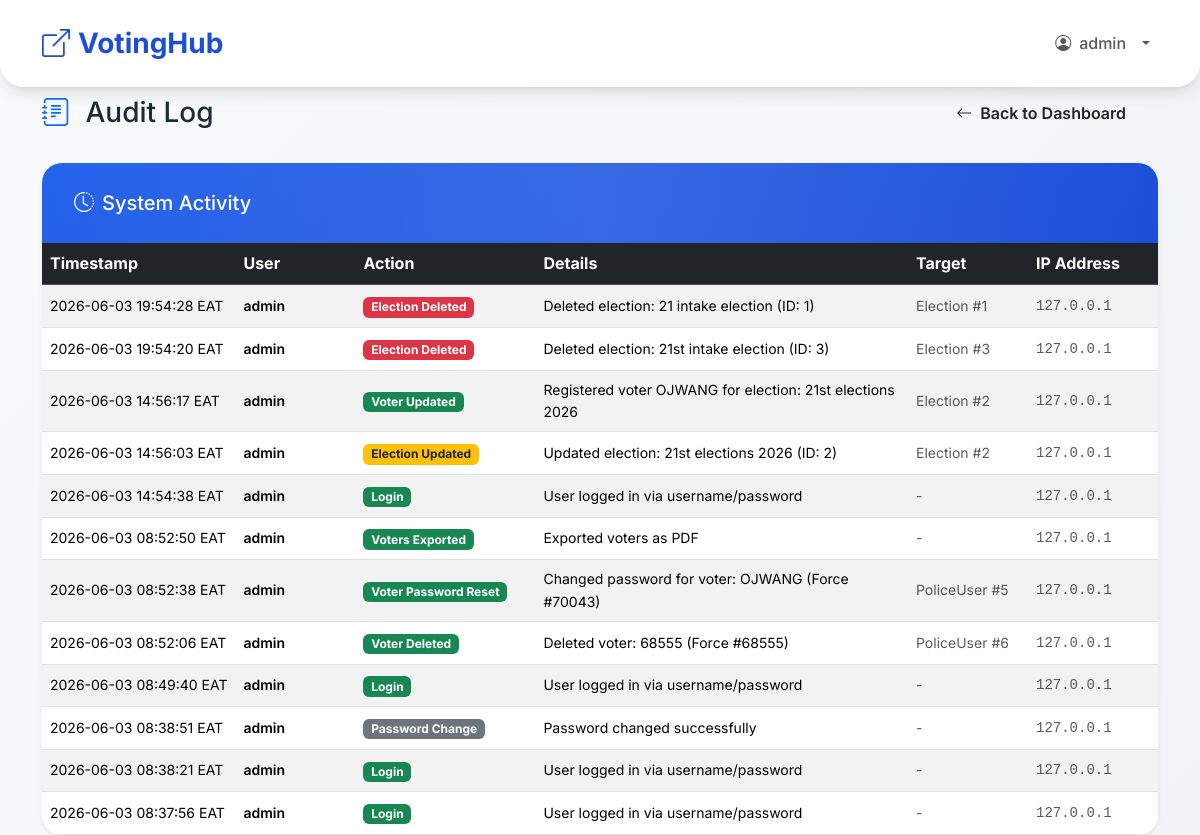
The page /polls/admin/audit-log/ (signed in) on the database as committed earlier.
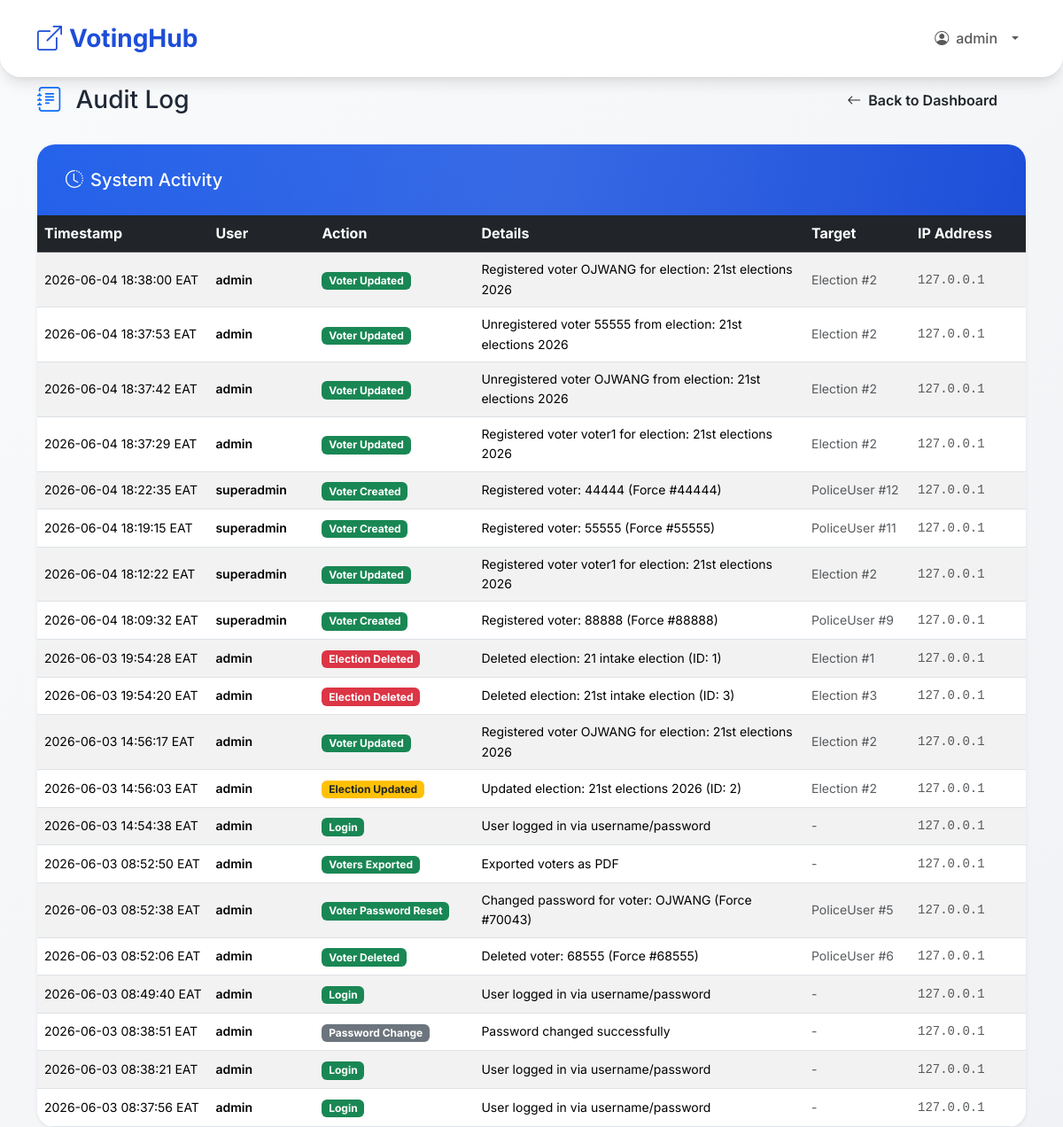
The same page on the database as committed later.
### polls/models.py (models this page shows, shortened)
class PoliceUser(AbstractUser):
    force_number = models.CharField(
        max_length=50,
        unique=True,
        help_text="Force Number"
    )
    rank = models.CharField(
        max_length=50,
        choices=[
            ('PC', 'PC'),
            ('CPL', 'CPL'),
            ('SGT', 'SGT'),
            ('S/SGT', 'S/SGT'),
            ('HCM', 'HCM'),
            ('AIP', 'AIP'),
            ('IP', 'IP'),
            ('ASP', 'ASP'),
            ('SP', 'SP'),
            ('SSP', 'SSP'),
            ('ACP', 'ACP'),
            ('CP', 'CP'),
        ]
    )
    station = models.CharField(max_length=100)
    phone = models.CharField(max_length=15, blank=True)
    otp_code = models.CharField(max_length=6, blank=True, null=True)
    otp_expiry = models.DateTimeField(blank=True, null=True)
    is_active_voter = models.BooleanField(default=False)
    role = models.CharField(
        max_length=20,
        choices=[
            ('SUPER_ADMIN', 'Super Admin'),
            ('ADMIN', 'Election Admin'),
            ('VOTER', 'Voter'),
        ],
        default='VOTER'
    )
    must_change_password = models.BooleanField(default=True)

class AuditLog(models.Model):
    ACTION_LOGIN = 'LOGIN'
    ACTION_LOGOUT = 'LOGOUT'
    ACTION_VOTE = 'VOTE'
    ACTION_PASSWORD_CHANGE = 'PASSWORD_CHANGE'
    ACTION_ADMIN_CREATE = 'ADMIN_CREATE'
    ACTION_ADMIN_UPDATE = 'ADMIN_UPDATE'
    ACTION_ADMIN_DELETE = 'ADMIN_DELETE'
    ACTION_ELECTION_CREATE = 'ELECTION_CREATE'
    ACTION_ELECTION_UPDATE = 'ELECTION_UPDATE'
    ACTION_ELECTION_DELETE = 'ELECTION_DELETE'
    ACTION_ELECTION_TOGGLE = 'ELECTION_TOGGLE'
    ACTION_CANDIDATE_CREATE = 'CANDIDATE_CREATE'
    ACTION_CANDIDATE_UPDATE = 'CANDIDATE_UPDATE'
    ACTION_CANDIDATE_DELETE = 'CANDIDATE_DELETE'
    ACTION_VOTER_CREATE = 'VOTER_CREATE'
    ACTION_VOTER_UPDATE = 'VOTER_UPDATE'
    ACTION_VOTER_DELETE = 'VOTER_DELETE'
    ACTION_VOTER_RESET_PASSWORD = 'VOTER_RESET_PASSWORD'
    ACTION_VOTER_BULK_CREATE = 'VOTER_BULK_CREATE'
    ACTION_POSITION_CREATE = 'POSITION_CREATE'
    ACTION_POSITION_UPDATE = 'POSITION_UPDATE'
    ACTION_POSITION_DELETE = 'POSITION_DELETE'
    ACTION_EXPORT_VOTERS = 'EXPORT_VOTERS'
    ACTION_EXPORT_CANDIDATES = 'EXPORT_CANDIDATES'
    ACTION_EXPORT_RESULTS = 'EXPORT_RESULTS'
    ACTION_CHOICES = [
        (ACTION_LOGIN, 'Login'),
        (ACTION_LOGOUT, 'Logout'),
        (ACTION_VOTE, 'Vote Cast'),
        (ACTION_PASSWORD_CHANGE, 'Password Change'),
        (ACTION_ADMIN_CREATE, 'Admin Create (Legacy)'),
        (ACTION_ADMIN_UPDATE, 'Admin Update (Legacy)'),
        (ACTION_ADMIN_DELETE, 'Admin Delete (Legacy)'),
        (ACTION_ELECTION_CREATE, 'Election Created'),
        (ACTION_ELECTION_UPDATE, 'Election Updated'),
        (ACTION_ELECTION_DELETE, 'Election Deleted'),
        (ACTION_ELECTION_TOGGLE, 'Election Toggled'),
        (ACTION_CANDIDATE_CREATE, 'Candidate Created'),
        (ACTION_CANDIDATE_UPDATE, 'Candidate Updated'),
        (ACTION_CANDIDATE_DELETE, 'Candidate Deleted'),
        (ACTION_VOTER_CREATE, 'Voter Created'),
        (ACTION_VOTER_UPDATE, 'Voter Updated'),
        (ACTION_VOTER_DELETE, 'Voter Deleted'),
        (ACTION_VOTER_RESET_PASSWORD, 'Voter Password Reset'),
        (ACTION_VOTER_BULK_CREATE, 'Voters Bulk Created'),
        (ACTION_POSITION_CREATE, 'Position Created'),
        (ACTION_POSITION_UPDATE, 'Position Updated'),
        (ACTION_POSITION_DELETE, 'Position Deleted'),
        (ACTION_EXPORT_VOTERS, 'Voters Exported'),
        (ACTION_EXPORT_CANDIDATES, 'Candidates Exported'),
        (ACTION_EXPORT_RESULTS, 'Results Exported'),
    ]
    user = models.ForeignKey(PoliceUser, on_delete=models.CASCADE, related_name='audit_logs')
    action = models.CharField(max_length=30, choices=ACTION_CHOICES)
    ip_address = models.GenericIPAddressField(null=True, blank=True)
    details = models.TextField()
    target_model = models.CharField(max_length=50, blank=True)
    target_id = models.IntegerField(null=True, blank=True)
    timestamp = models.DateTimeField(auto_now_add=True)
    class Meta:
        ordering = ['-timestamp']

### polls/views_admin.py (the view)
# urls.py: path('admin/audit-log/', views_admin.audit_log, name='audit_log'),
@login_required
@user_passes_test(is_admin)
def audit_log(request):
    logs = AuditLog.objects.all().select_related('user').order_by('-timestamp')[:500]
    return render(request, 'polls/audit_log.html', {'logs': logs})

### polls/views_admin.py (called while the page is built)
def is_admin(user):
    return user.role in ['SUPER_ADMIN', 'ADMIN']

### templates/polls/audit_log.html (shortened to what this page needs)
{% extends 'base.html' %}
{% block content %}
<div class="row justify-content-center">
    <div class="col-lg-12">
        <div class="d-flex justify-content-between align-items-center mb-4">
            <h1 class="h3 mb-0">
                <i class="bi bi-journal-text me-2 text-primary"></i>
                Audit Log
            </h1>
<a href="{% url 'polls:admin_dashboard' %}" class="btn btn-back-dashboard">
                <i class="bi bi-arrow-left"></i> Back to Dashboard
            </a>
        </div>
        <div class="card shadow-sm">
            <div class="card-header bg-white">
                <h5 class="mb-0"><i class="bi bi-clock-history me-2"></i>System Activity</h5>
            </div>
            <div class="card-body p-0">
                <div class="table-responsive">
                    <table class="table table-hover table-striped mb-0 align-middle">
                        <thead class="table-dark">
                            <tr>
                                <th style="width: 160px;">Timestamp</th>
                                <th style="width: 120px;">User</th>
                                <th style="width: 180px;">Action</th>
                                <th>Details</th>
                                <th style="width: 120px;">Target</th>
                                <th style="width: 130px;">IP Address</th>
                            </tr>
                        </thead>
                        <tbody>
                            {% for log in logs %}
                            <tr>
                                <td class="text-nowrap small">{{ log.timestamp|date:"Y-m-d H:i:s" }} EAT</td>
                                <td class="small">
                                    <span class="fw-semibold">{{ log.user.username }}</span>
                                </td>
                                <td>
                                    <span class="badge
                                        {% if 'CREATE' in log.action or 'LOGIN' in log.action or 'VOTE' in log.action %}bg-success
                                        {% elif 'UPDATE' in log.action or 'TOGGLE' in log.action %}bg-warning text-dark
                                        {% elif 'DELETE' in log.action %}bg-danger
                                        {% elif 'EXPORT' in log.action %}bg-info text-dark
                                        {% elif 'PASSWORD' in log.action %}bg-secondary
                                        {% else %}bg-light text-dark{% endif %}">
                                        {{ log.get_action_display }}
                                    </span>
                                </td>
                                <td class="small">{{ log.details }}</td>
                                <td class="small text-muted">
                                    {% if log.target_model %}
                                        {{ log.target_model }}{% if log.target_id %} #{{ log.target_id }}{% endif %}
                                    {% else %}-{% endif %}
                                </td>
                                <td class="small text-muted font-monospace">{{ log.ip_address|default:"-" }}</td>
                            </tr>
                            {% endfor %}
                        </tbody>
                    </table>
                </div>
            </div>
        </div>
    </div>
</div>
{% endblock %}

### templates/base.html (shortened to what this page needs)
<!DOCTYPE html>
<html lang="en">
<head>
    <link href="https://cdn.jsdelivr.net/npm/bootstrap@5.3.3/dist/css/bootstrap.min.css" rel="stylesheet">
    {% load static %}
    <link href="https://cdn.jsdelivr.net/npm/bootstrap-icons@1.11.3/font/bootstrap-icons.css" rel="stylesheet">
    <link rel="stylesheet" href="{% static 'polls/css/modern.css' %}">
</head>
<body class="{% block body_class %}{% endblock %}">
    <nav class="navbar navbar-expand-lg py-3">
        <div class="container">
            <a class="navbar-brand fw-bold" href="{% url 'polls:dashboard' %}">
                <i class="bi bi-box-arrow-up-right me-2"></i>VotingHub
            </a>
            <div class="collapse navbar-collapse" id="navbarNav">
                <ul class="navbar-nav ms-auto align-items-lg-center">
                    {% if user.is_authenticated %}
                        <li class="nav-item dropdown">
                            <a class="nav-link dropdown-toggle d-flex align-items-center gap-2" href="#" role="button" data-bs-toggle="dropdown" aria-expanded="false">
                                <i class="bi bi-person-circle"></i> <span>{{ user.username }}</span>
                            </a>
                        </li>
                    {% else %}
                        <li class="nav-item">
                            <a class="nav-link" href="{% url 'polls:login' %}"><i class="bi bi-box-arrow-in-right me-1"></i> Login</a>
                        </li>
                    {% endif %}
                </ul>
            </div>
        </div>
    </nav>
    <div class="container">
        {% block content %}
        {% endblock %}
    </div>
</body>
</html>

### static/polls/css/modern.css (style rules this page uses)
:root { --primary: #2563eb; --primary-dark: #1d4ed8; --success: #10b981; --success-dark: #059669; --danger: #ef4444; --warning: #f59e0b; --dark: #1f2937; --light: #f9fafb; --border: #e5e7eb; --shadow: 0 10px 15px -3px rgba(0,0,0,0.1), 0 4px 6px -2px rgba(0,0,0,0.05); --shadow-lg: 0 25px 50px -12px rgba(0,0,0,0.25); }
* { margin: 0; padding: 0; box-sizing: border-box; }
body { font-family: 'Inter', -apple-system, BlinkMacSystemFont, sans-serif; line-height: 1.6; color: var(--dark); background: linear-gradient(135deg, var(--light) 0%, #f0f2f5 100%); min-height: 100vh; }
.navbar { background: rgba(255, 255, 255, 0.98); backdrop-filter: blur(20px); box-shadow: var(--shadow); border-radius: 0 0 24px 24px; padding: 1rem 0; }
.navbar-brand { font-weight: 800; font-size: 1.75rem; color: var(--primary-dark) !important; }
.card { background: white; border-radius: 20px; box-shadow: var(--shadow); border: none; overflow: hidden; transition: all 0.3s cubic-bezier(0.4, 0, 0.2, 1); }
.card-header { background: linear-gradient(135deg, var(--primary) 0%, var(--primary-dark) 100%); color: white; padding: 1.75rem 2rem; border: none; position: relative; overflow: hidden; }
.card-header::before { content: ''; position: absolute; top: 0; left: 0; right: 0; bottom: 0; background: linear-gradient(90deg, transparent 0%, rgba(255,255,255,0.1) 50%, transparent 100%); animation: shimmer 2s infinite; }
.btn { border-radius: 16px; padding: 0.875rem 2rem; font-weight: 600; border: none; transition: all 0.3s cubic-bezier(0.4, 0, 0.2, 1); text-decoration: none; display: inline-flex; align-items: center; gap: 0.5rem; position: relative; overflow: hidden; }
.btn::before { content: ''; position: absolute; top: 0; left: -100%; width: 100%; height: 100%; background: linear-gradient(90deg, transparent, rgba(255,255,255,0.3), transparent); transition: left 0.5s; }
.navbar-nav .nav-link { white-space: nowrap; font-weight: 500; }
.navbar-nav .dropdown-toggle::after { vertical-align: middle; margin-left: 0.5rem; }
.card { animation: fadeInUp 0.6s ease forwards; }

Rows that differ between the two databases and show on the page:
added AuditLog: timestamp "2026-06-04 18:38:00", user.username "admin", action "Voter Updated", details "Registered voter OJWANG for election: 21st elections 2026", target_model "Election", target_id "2", ip_address "127.0.0.1"
added AuditLog: timestamp "2026-06-04 18:37:53", user.username "admin", action "Voter Updated", details "Unregistered voter 55555 from election: 21st elections 2026", target_model "Election", target_id "2", ip_address "127.0.0.1"
added AuditLog: timestamp "2026-06-04 18:37:42", user.username "admin", action "Voter Updated", details "Unregistered voter OJWANG from election: 21st elections 2026", target_model "Election", target_id "2", ip_address "127.0.0.1"
added AuditLog: timestamp "2026-06-04 18:37:29", user.username "admin", action "Voter Updated", details "Registered voter voter1 for election: 21st elections 2026", target_model "Election", target_id "2", ip_address "127.0.0.1"
added AuditLog: timestamp "2026-06-04 18:22:35", user.username "superadmin", action "Voter Created", details "Registered voter: 44444 (Force #44444)", target_model "PoliceUser", target_id "12", ip_address "127.0.0.1"
added AuditLog: timestamp "2026-06-04 18:19:15", user.username "superadmin", action "Voter Created", details "Registered voter: 55555 (Force #55555)", target_model "PoliceUser", target_id "11", ip_address "127.0.0.1"
added AuditLog: timestamp "2026-06-04 18:12:22", user.username "superadmin", action "Voter Updated", details "Registered voter voter1 for election: 21st elections 2026", target_model "Election", target_id "2", ip_address "127.0.0.1"
added AuditLog: timestamp "2026-06-04 18:09:32", user.username "superadmin", action "Voter Created", details "Registered voter: 88888 (Force #88888)", target_model "PoliceUser", target_id "9", ip_address "127.0.0.1"
